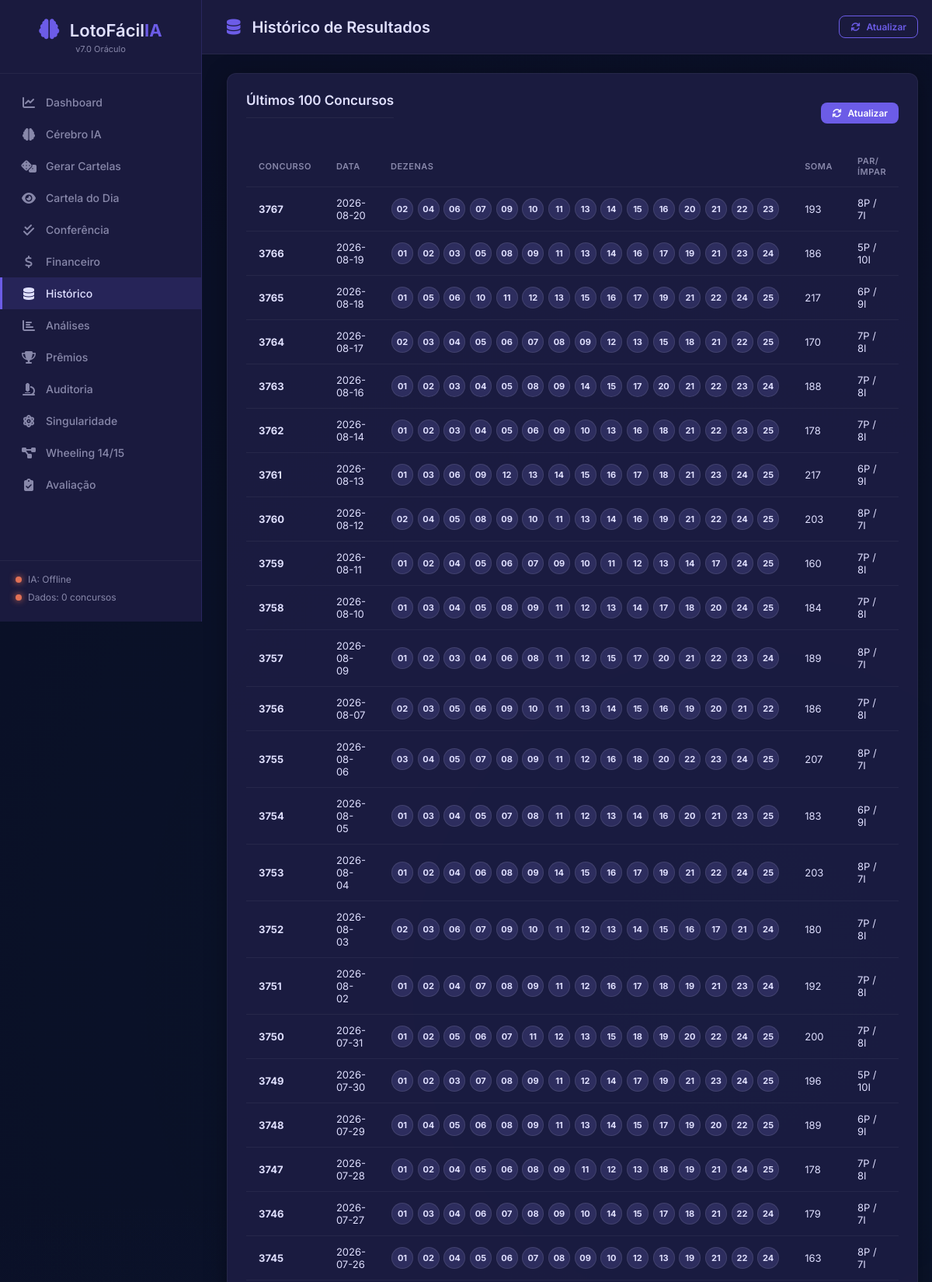
The page /historico (upper part) on the database its author committed.
### tables this page shows
CREATE TABLE resultados (
                concurso        INTEGER PRIMARY KEY,
                data            TEXT,
                d1  INTEGER, d2  INTEGER, d3  INTEGER,
                d4  INTEGER, d5  INTEGER, d6  INTEGER,
                d7  INTEGER, d8  INTEGER, d9  INTEGER,
                d10 INTEGER, d11 INTEGER, d12 INTEGER,
                d13 INTEGER, d14 INTEGER, d15 INTEGER,
                bitmask         INTEGER,
                soma            INTEGER,
                pares           INTEGER,
                impares         INTEGER,
                primos_count    INTEGER,
                fibonacci_count INTEGER,
                borda_count     INTEGER,
                consecutivos_max INTEGER,
                -- Prêmios reais por faixa
                premio_11       REAL DEFAULT 0,
                premio_12       REAL DEFAULT 0,
                premio_13       REAL DEFAULT 0,
                premio_14       REAL DEFAULT 0,
                premio_15       REAL DEFAULT 0,
                -- Número de ganhadores por faixa
                ganhadores_11   INTEGER DEFAULT 0,
                ganhadores_12   INTEGER DEFAULT 0,
                ganhadores_13   INTEGER DEFAULT 0,
                ganhadores_14   INTEGER DEFAULT 0,
                ganhadores_15   INTEGER DEFAULT 0,
                -- Arrecadação total
                arrecadacao     REAL DEFAULT 0
            );

### app.py (the view)
@app.route("/historico")
def historico():
    resultados = db.get_todos_resultados()
    lista = []
    for r in list(resultados)[-100:]:
        try:
            premio_15     = r["premio_15"]     if "premio_15"     in r.keys() else 0
            ganhadores_15 = r["ganhadores_15"] if "ganhadores_15" in r.keys() else 0
        except Exception:
            premio_15     = 0
            ganhadores_15 = 0
        lista.append({
            "concurso":      r["concurso"],
            "data":          r["data"],
            "dezenas":       [r["d{}".format(i)] for i in range(1, 16)],
            "soma":          r["soma"],
            "pares":         r["pares"],
            "premio_15":     float(premio_15 or 0),
            "ganhadores_15": int(ganhadores_15 or 0),
        })
    lista.reverse()
    return render_template("historico.html", resultados=lista)

### database/db_manager.py (called while the page is built)
    def get_conn(self):
        conn = sqlite3.connect(self.db_path)
        conn.row_factory = sqlite3.Row
        return conn

    def get_todos_resultados(self):
        conn   = self.get_conn()
        cursor = conn.cursor()
        cursor.execute("SELECT * FROM resultados ORDER BY concurso ASC")
        rows = cursor.fetchall()
        conn.close()
        return rows

### templates/historico.html (shortened to what this page needs)
{% extends "base.html" %}
{% block page_title %}<i class="fas fa-database"></i> Histórico de Resultados{% endblock %}
{% block content %}
<div class="section">
    <div class="section-header">
        <h2>Últimos 100 Concursos</h2>
        <button onclick="atualizarDados()" class="btn btn-sm btn-primary">
            <i class="fas fa-sync"></i> Atualizar
        </button>
    </div>
    <div class="table-container">
        <table class="table">
            <thead>
                <tr>
                    <th>Concurso</th>
                    <th>Data</th>
                    <th>Dezenas</th>
                    <th>Soma</th>
                    <th>Par/Ímpar</th>
                </tr>
            </thead>
            <tbody>
                {% for r in resultados %}
                <tr>
                    <td><strong>{{ r.concurso }}</strong></td>
                    <td>{{ r.data }}</td>
                    <td class="dezenas-cell">
                        {% for d in r.dezenas %}
                        <span class="bola-mini">{{ "%02d"|format(d) }}</span>
                        {% endfor %}
                    </td>
                    <td>{{ r.soma }}</td>
                    <td>{{ r.pares }}P / {{ 15 - r.pares }}I</td>
                </tr>
                {% endfor %}
            </tbody>
        </table>
    </div>
</div>
{% endblock %}

### static/css/style.css (style rules this page uses)
:root { --primary: #6C5CE7; --primary-dark: #5A4BD1; --success: #00B894; --warning: #FDCB6E; --danger: #E17055; --info: #74B9FF; --dark: #0a0a23; --dark-2: #1a1a3e; --dark-3: #2d2d5e; --text: #e0e0ff; --text-muted: #8888aa; --card-bg: rgba(30, 30, 70, 0.8); --sidebar-w: 260px; --radius: 12px; --shadow: 0 4px 30px rgba(0, 0, 0, 0.3); }
* { margin: 0; padding: 0; box-sizing: border-box; }
body { font-family: 'Inter', -apple-system, BlinkMacSystemFont, sans-serif; background: var(--dark); color: var(--text); min-height: 100vh; display: flex; background-image: radial-gradient(circle at 20% 50%, rgba(108, 92, 231, 0.08) 0%, transparent 50%), radial-gradient(circle at 80% 20%, rgba(0, 184, 148, 0.06) 0%, transparent 50%); }
.topbar h1 i { color: var(--primary); margin-right: 10px; }
.section { background: var(--card-bg); border-radius: var(--radius); padding: 24px; margin-bottom: 24px; border: 1px solid rgba(255,255,255,0.05); box-shadow: var(--shadow); }
.section h2 { font-size: 17px; font-weight: 600; margin-bottom: 20px; padding-bottom: 12px; border-bottom: 1px solid rgba(255,255,255,0.05); }
.section-header { display: flex; justify-content: space-between; align-items: center; margin-bottom: 16px; }
.btn { display: inline-flex; align-items: center; gap: 8px; padding: 10px 20px; border: none; border-radius: 8px; font-size: 14px; font-weight: 600; cursor: pointer; transition: all 0.2s; font-family: inherit; text-decoration: none; color: white; }
.btn-primary { background: var(--primary); }
.btn-sm { padding: 6px 14px; font-size: 12px; }
.table-container { overflow-x: auto; }
.table { width: 100%; border-collapse: collapse; }
.table th, .table td { padding: 12px 16px; text-align: left; border-bottom: 1px solid rgba(255,255,255,0.05); font-size: 13px; }
.table th { color: var(--text-muted); font-weight: 600; text-transform: uppercase; font-size: 11px; letter-spacing: 0.5px; }
.bola-mini { display: inline-flex; align-items: center; justify-content: center; width: 28px; height: 28px; border-radius: 50%; background: var(--dark-3); font-size: 11px; font-weight: 700; margin: 1px; border: 1px solid rgba(255,255,255,0.1); }
.dezenas-cell { white-space: nowrap; }

### rows shown on the page
resultados: concurso "3767", data "2026-08-20", d "02" "04" "06" "07" "09" "10" "11" "13" "14" "15" "16" "20" "21" "22" "23", soma "193", pares "8", 15-r.pares "7"
resultados: concurso "3766", data "2026-08-19", d "01" "02" "03" "05" "08" "09" "11" "13" "14" "16" "17" "19" "21" "23" "24", soma "186", pares "5", 15-r.pares "10"
resultados: concurso "3765", data "2026-08-18", d "01" "05" "06" "10" "11" "12" "13" "15" "16" "17" "19" "21" "22" "24" "25", soma "217", pares "6", 15-r.pares "9"
resultados: concurso "3764", data "2026-08-17", d "02" "03" "04" "05" "06" "07" "08" "09" "12" "13" "15" "18" "21" "22" "25", soma "170", pares "7", 15-r.pares "8"
resultados: concurso "3763", data "2026-08-16", d "01" "02" "03" "04" "05" "08" "09" "14" "15" "17" "20" "21" "22" "23" "24", soma "188", pares "7", 15-r.pares "8"
resultados: concurso "3762", data "2026-08-14", d "01" "02" "03" "04" "05" "06" "09" "10" "13" "16" "18" "21" "22" "23" "25", soma "178", pares "7", 15-r.pares "8"
resultados: concurso "3761", data "2026-08-13", d "01" "03" "06" "09" "12" "13" "14" "15" "16" "17" "18" "21" "23" "24" "25", soma "217", pares "6", 15-r.pares "9"
resultados: concurso "3760", data "2026-08-12", d "02" "04" "05" "08" "09" "10" "11" "13" "14" "16" "19" "21" "22" "24" "25", soma "203", pares "8", 15-r.pares "7"
resultados: concurso "3759", data "2026-08-11", d "01" "02" "04" "05" "06" "07" "09" "10" "11" "12" "13" "14" "17" "24" "25", soma "160", pares "7", 15-r.pares "8"
resultados: concurso "3758", data "2026-08-10", d "01" "03" "04" "05" "08" "09" "11" "12" "13" "14" "17" "18" "20" "24" "25", soma "184", pares "7", 15-r.pares "8"
resultados: concurso "3757", data "2026-08-09", d "01" "02" "03" "04" "06" "08" "11" "12" "15" "17" "20" "21" "22" "23" "24", soma "189", pares "8", 15-r.pares "7"
resultados: concurso "3756", data "2026-08-07", d "02" "03" "05" "06" "09" "10" "11" "13" "14" "15" "16" "19" "20" "21" "22", soma "186", pares "7", 15-r.pares "8"
resultados: concurso "3755", data "2026-08-06", d "03" "04" "05" "07" "08" "09" "11" "12" "16" "18" "20" "22" "23" "24" "25", soma "207", pares "8", 15-r.pares "7"
resultados: concurso "3754", data "2026-08-05", d "01" "03" "04" "05" "07" "08" "11" "12" "13" "14" "16" "20" "21" "23" "25", soma "183", pares "6", 15-r.pares "9"
resultados: concurso "3753", data "2026-08-04", d "01" "02" "04" "06" "08" "09" "14" "15" "16" "17" "19" "21" "22" "24" "25", soma "203", pares "8", 15-r.pares "7"
resultados: concurso "3752", data "2026-08-03", d "02" "03" "06" "07" "09" "10" "11" "12" "13" "14" "15" "16" "17" "21" "24", soma "180", pares "7", 15-r.pares "8"
resultados: concurso "3751", data "2026-08-02", d "01" "02" "04" "07" "08" "09" "11" "12" "16" "17" "18" "19" "21" "23" "24", soma "192", pares "7", 15-r.pares "8"
resultados: concurso "3750", data "2026-07-31", d "01" "02" "05" "06" "07" "11" "12" "13" "15" "18" "19" "20" "22" "24" "25", soma "200", pares "7", 15-r.pares "8"
resultados: concurso "3749", data "2026-07-30", d "01" "02" "03" "07" "08" "09" "11" "12" "14" "17" "19" "21" "23" "24" "25", soma "196", pares "5", 15-r.pares "10"
resultados: concurso "3748", data "2026-07-29", d "01" "04" "05" "06" "08" "09" "11" "13" "14" "15" "17" "19" "20" "22" "25", soma "189", pares "6", 15-r.pares "9"
resultados: concurso "3747", data "2026-07-28", d "01" "02" "04" "05" "06" "08" "09" "11" "12" "13" "18" "19" "21" "24" "25", soma "178", pares "7", 15-r.pares "8"
resultados: concurso "3746", data "2026-07-27", d "01" "03" "04" "06" "07" "08" "09" "10" "14" "15" "17" "18" "21" "22" "24", soma "179", pares "8", 15-r.pares "7"
resultados: concurso "3745", data "2026-07-26", d "01" "02" "04" "05" "06" "07" "08" "09" "10" "12" "13" "19" "21" "22" "24", soma "163", pares "8", 15-r.pares "7"
